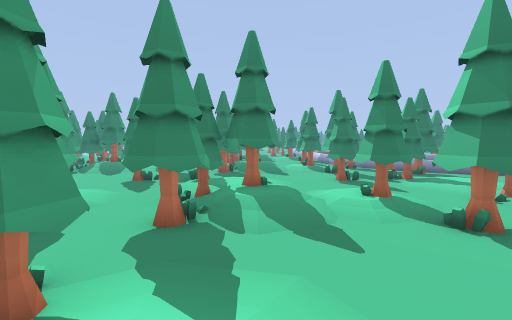
View 1 (above)

24 first-person views from a walk through a level from a Godot 3-D game. The camera is 1.3 m above the floor, tilts 4° down and sees 90° across. The floor is counted in squares, 1 m on a side. Each view is taken from the middle of a square. On the plan, view 1 faces up. The plan holds only what a view shows up to about 13 squares ahead; the rest is blank. The place goes on beyond the plan.

View 2
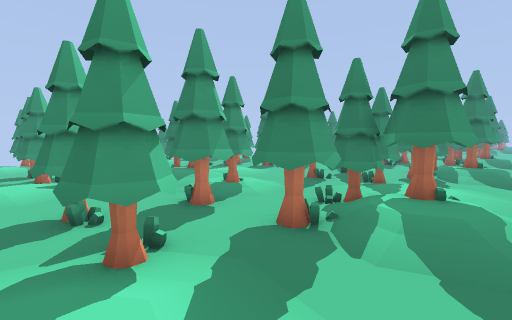

View 3
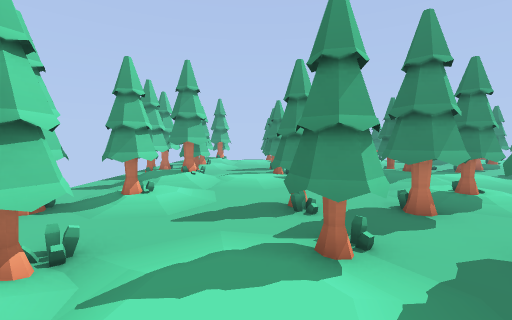

View 4
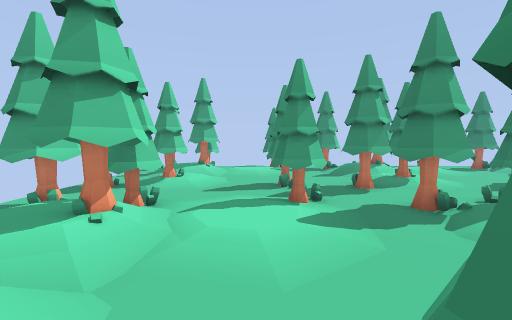

View 5
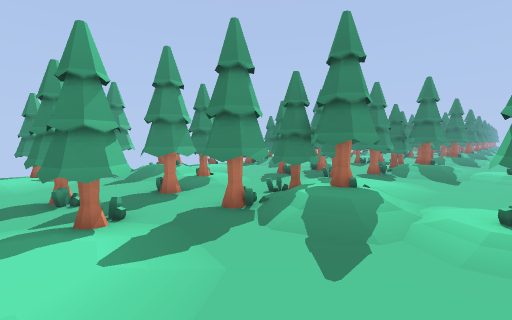

View 6
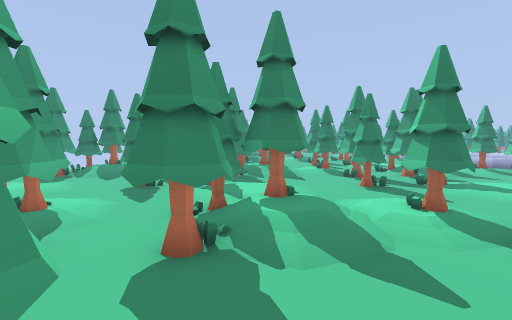

View 7
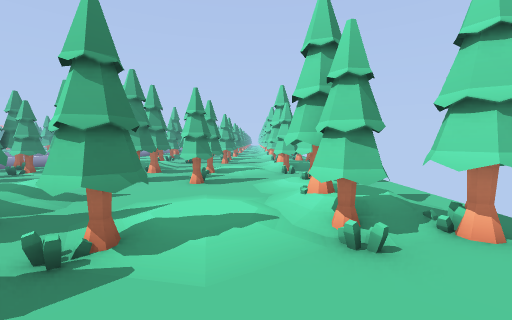

View 8
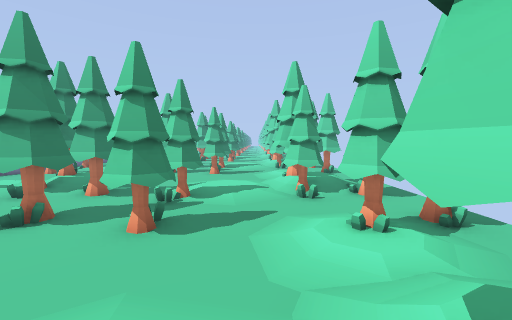

View 9
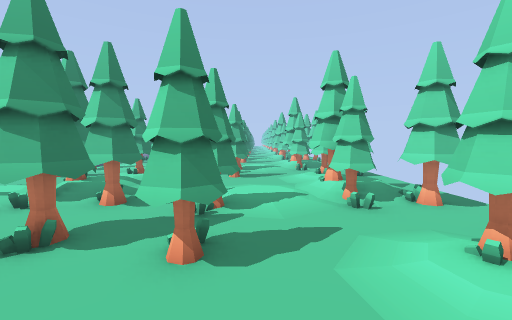

View 10
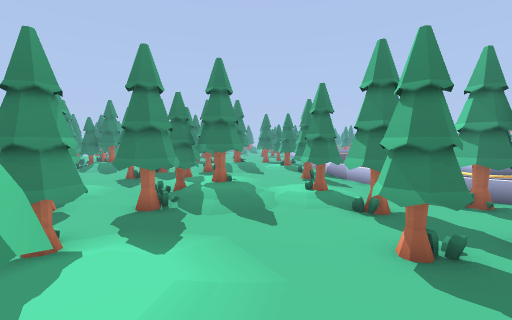

View 11
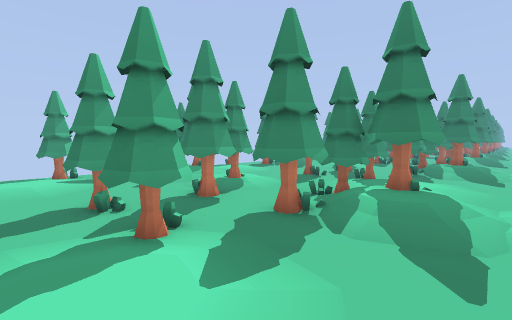

View 12
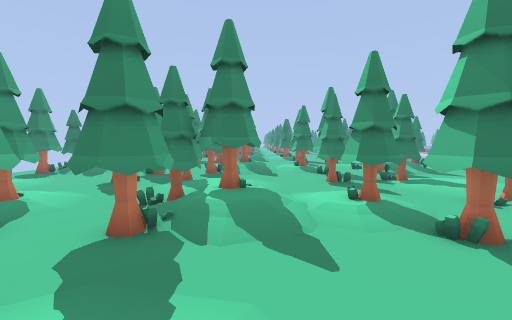

View 13
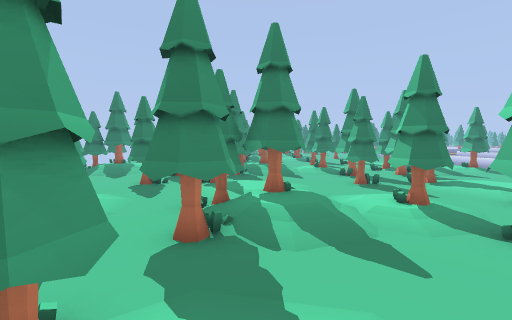

View 14
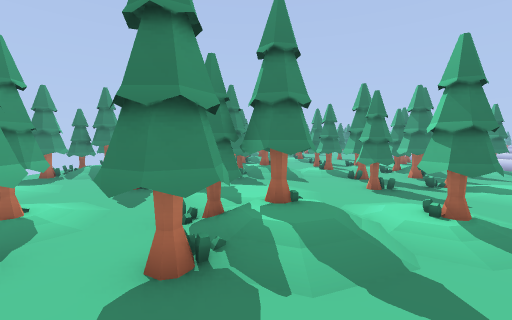

View 15
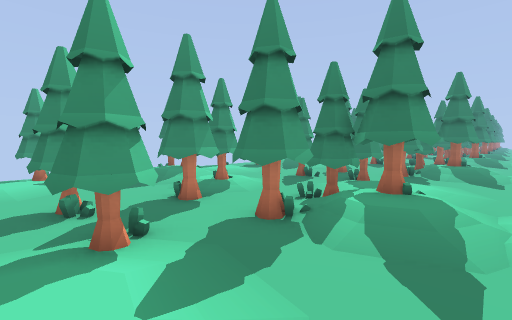

View 16
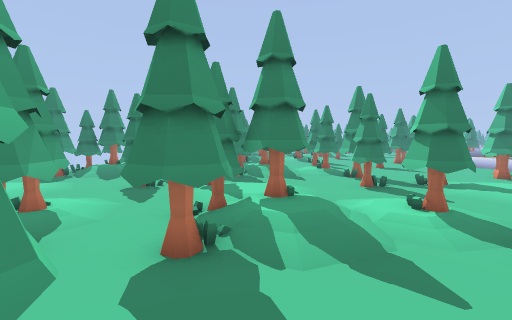

View 17
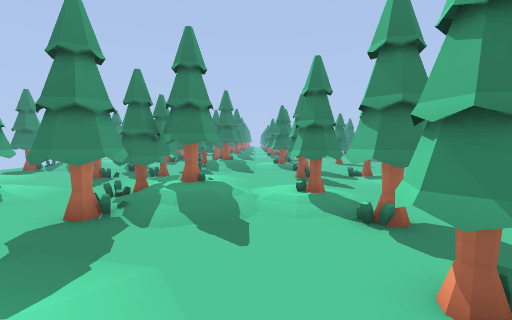

View 18
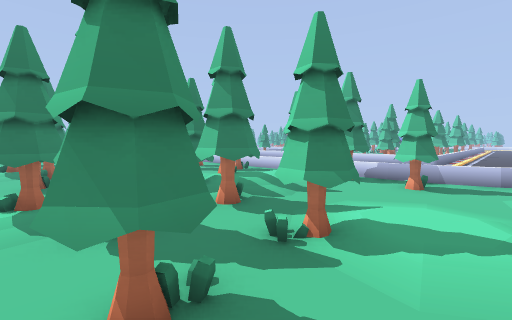

View 19
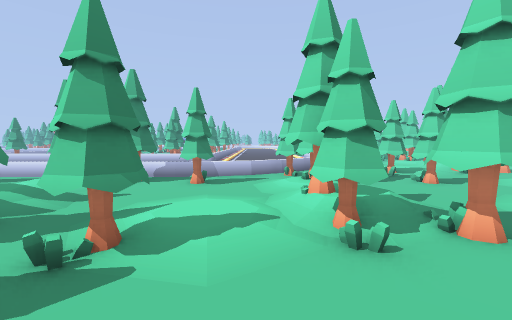

View 20
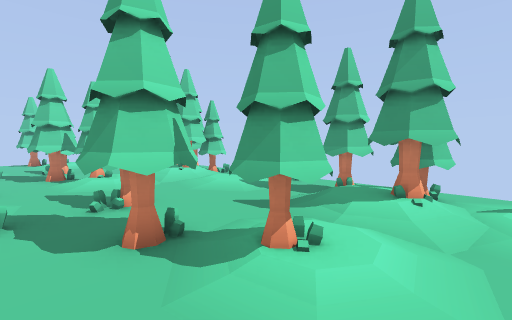

View 21
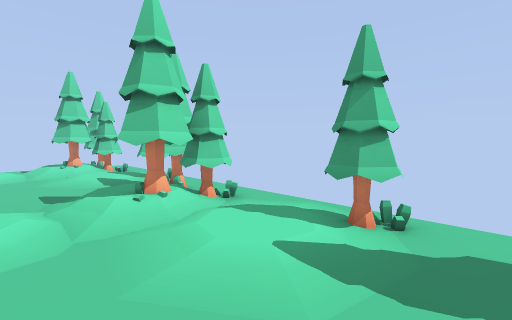

View 22
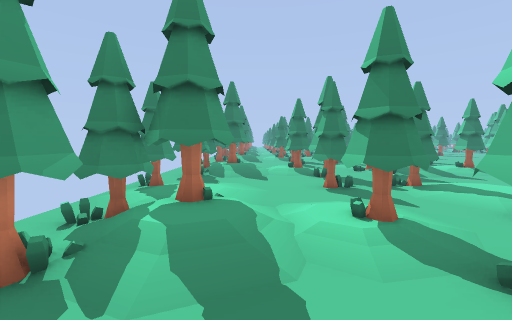

View 23
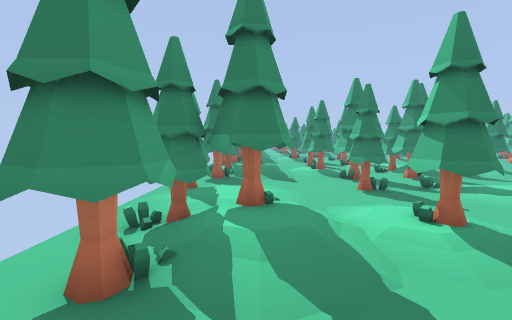

View 24
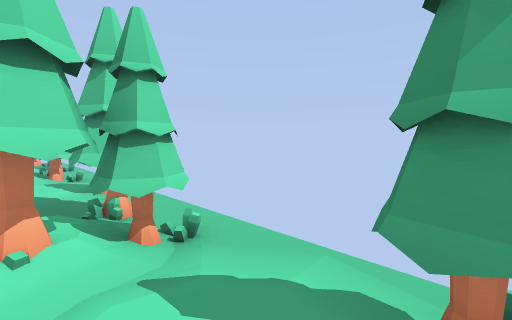

### Floor plan
Key: @ floor where view 1 was taken; # wall or solid block; x gap in a wall; . main floor; : floor 0.25 m higher than the main floor; / step, stairs or slope; = window, fence, low wall or low ledge; ^ raised ledge; T thing the floor can be seen under or through.
Columns run from 17 left of view 1 to 10 right of it. Each row starts with its distance up from view 1.
 30       ...
 29  ##/. ..###.   ... ..
 28 ###/.#..###.## ......
 27 ##//.##.#//..#.....##
 26  ....##.x....#.....#
 25  ....x..x....x......  ^
 24 #....#xx#....#.#....#x^
 23 ..................  ..^
 22 ..//./...//./...      ^
 21 ###/.#..TT#.##.###/.#
 20 ##://##.T///##.##://#
 19 ##...##.T....#x##...##^
 18  .....................^
 17 #....#xx#....#.#....#x=
 16 .......................
 15 ......................==
 14 ###/....TTT../..##/...#=
 13 ###/.#..TTT.##..##/.#.##=
 12 ##//.##.T//..#x##//.##.###
 11  ....##.x....#.x....##..##=.
 10 x....x..x....x.x....x.//....
  9 #....#xx#....#.#....#./#....
  8 ...........................
  7 ..//./...//./.... /./.../
  6 ###/.#..TTT.##.###/.#..##  #
  5 ##://##.T///##.##://# .#//.#
  4 ##...##.T....#x##...##.#..
  3 ............................
  2 #....#//#....#.#....#//#....
  1 ............................
  0 .................@..........
 -1 ###/....###../..##/....###/.
 -2 ###/.#..###.##..# /.#..#   #
 -3 ##//.##.#//..####/ .##.#/
 -4   .... .x....   ....# .x.

Positions as (right, up) in squares from view 1, and headings:
1: (0, 0), facing up
2: (1, 1), facing up-left
3: (1, 1), facing left
4: (-4, 1), facing left
5: (-5, 1), facing up-left
6: (-8, 1), facing up
7: (-5, 0), facing right
8: (-1, 0), facing right
9: (0, 1), facing right
10: (1, 6), facing up
11: (-6, 8), facing up-left
12: (-7, 8), facing up
13: (-8, 8), facing up
14: (-8, 9), facing up
15: (-6, 16), facing up-left
16: (-8, 16), facing up
17: (-6, 15), facing up
18: (-5, 15), facing up-right
19: (-5, 15), facing right
20: (-10, 15), facing down-left
21: (-13, 11), facing down-left
22: (-14, 17), facing up
23: (-15, 17), facing up
24: (-15, 17), facing down-left
